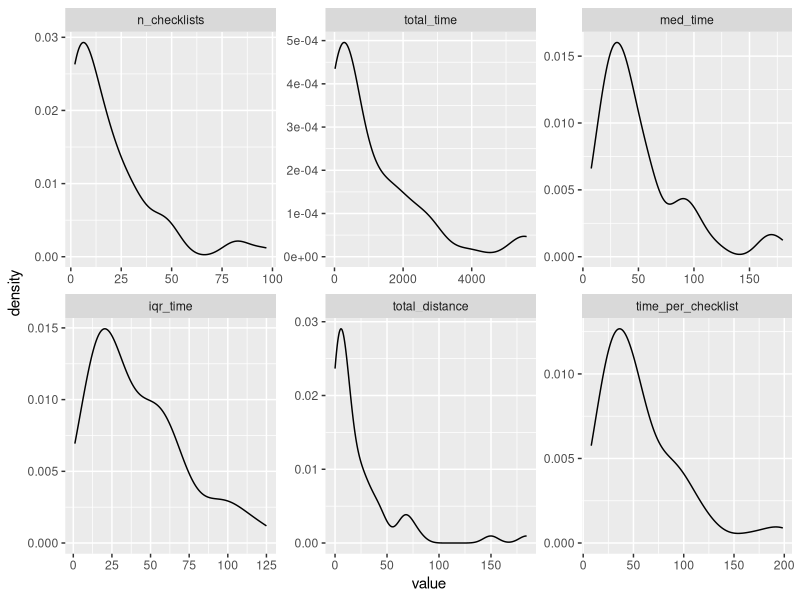
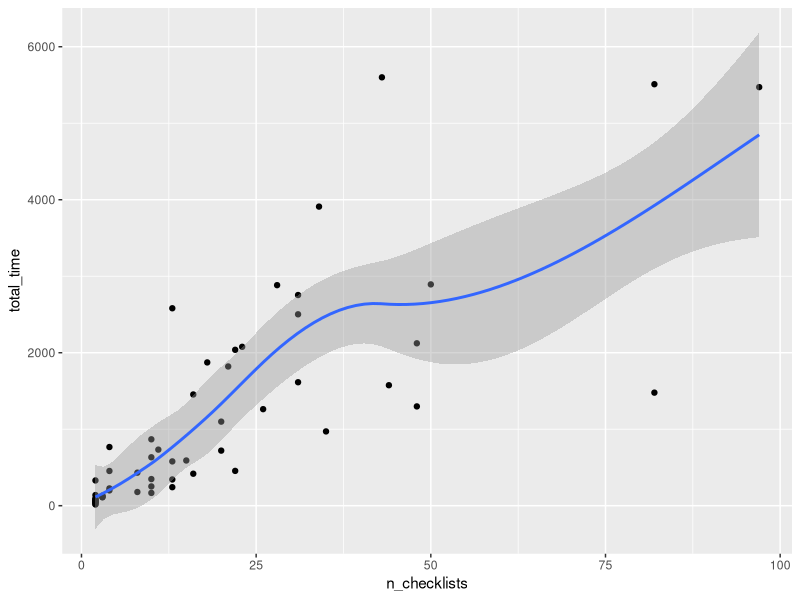

These charts were generated, in order, by the following R code:
# filtered data to species/hotspot probability matrix
library(tidyverse)
library(reshape2)

observations <- read_csv('filtered.csv')

# for each location, calculate number of checklists and number of times each species has been observed
effort_per_loc <- observations %>% 
   filter(county_code == 'US-VT-001') %>%
   mutate(effort_distance_km = ifelse(is.na(effort_distance_km), 0, effort_distance_km)) %>% # handle stationary lists
   distinct(checklist_id, .keep_all = TRUE) %>%
   group_by(locality) %>% 
   summarize(
      n_checklists = n(),
      total_time = sum(duration_minutes),
      med_time = median(duration_minutes),
      iqr_time = IQR(duration_minutes),
      total_distance = sum(effort_distance_km)
   ) %>% 
   mutate(time_per_checklist = total_time / n_checklists) %>% 
   filter(n_checklists > 1)

# graphing effort variables
effort_tall <- melt(effort_per_loc, id.vars="locality")
effort_tall %>% ggplot(aes(value)) + 
   geom_density() + 
   facet_wrap(~variable, scales = "free")

# does total time correlate with number of checklists for each hotspot?
effort_per_loc %>% 
   ggplot(aes(n_checklists, total_time)) + 
   geom_point() + 
   stat_smooth()

# counts of checklists per hotspot
counts_per_loc <- observations %>%
   group_by(locality, common_name) %>%
   summarize(n_sp_loc = n()) %>%
   spread(key = common_name, value = n_sp_loc, fill = 0) %>%
   right_join(effort_per_loc, by = 'locality') %>%
   # reorder the columns by moving effort vars before inidividual speices counts
   select(colnames(effort_per_loc), length(colnames(effort_per_loc)):ncol(.))

# counts to probabilities
prob_per_loc <- counts_per_loc %>%
   mutate_at(.vars = vars(length(colnames(effort_per_loc)):ncol(.)),
             .funs = list(~ . / n_checklists)) %>%
   ungroup

write_csv(prob_per_loc, 'prob_per_loc.csv')


### all of the probability matrix things in one function:
gen_prob_per_loc <- function(observations, loc){
   
   # counts at each location 
   counts_per_loc <- observations %>%
      group_by(locality, common_name) %>%
      summarize(n_sp_loc = n()) %>%
      spread(key = common_name, value = n_sp_loc, fill = 0) %>%
      right_join(effort_per_loc, by = 'locality') %>%
      # reorder the columns by moving effort vars before individual species counts
      select(colnames(effort_per_loc), length(colnames(effort_per_loc)):ncol(.))
   
   # counts to probabilities
   prob_per_loc <- counts_per_loc %>%
      mutate_at(.vars = vars(length(colnames(effort_per_loc)):ncol(.)),
                .funs = list(~ . / n_checklists)) %>%
      ungroup
   
   # assumes that a data folder has been created in current working directory
   write_csv(prob_per_loc, paste('data/', loc, '_prob_per_loc.csv', sep=''))
   
}

# create a prob_per_loc matrix for every county in the dataset
get_probs_all_counties <- function(observations){
   
   counties <- unique(observations$county_code)
   
   for(i in counties){
      gen_prob_per_loc(observations, i)
   }
   
}

get_probs_all_counties(observations)

